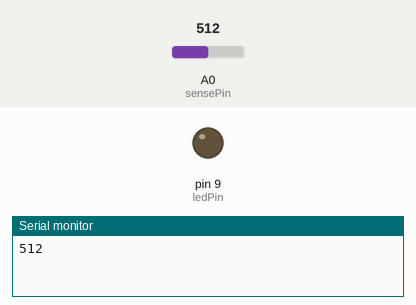
A sketch run on a simulated Arduino Uno, built with avr-gcc and run on an emulated ATmega328P. On the bench: output pins drawn as LEDs (lit = HIGH), the last lines printed to the serial monitor. The test bench sets the inputs (shaded band); at power-on: A0 (sensePin) = 512.

Above: at 0.1 s.
At 0.6 s:
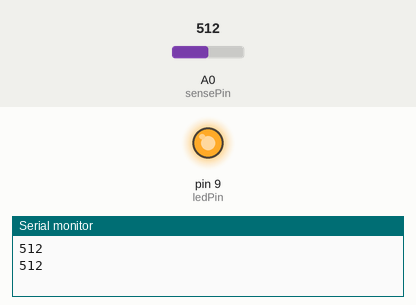
Timing chart, 0 to 2.1 s (numbered marks = the images above):
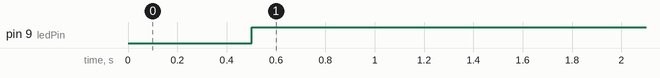

Measured:
- by itself, pin 9 (ledPin): LOW → HIGH at 0.50 s

The sketch:

analog_test_2.ino
```cpp
//Program to test analog inputs
int sensePin =0;
int ledPin = 9;

void setup(){
  analogReference(DEFAULT); //isn´ necessary
  Serial.begin(9600);  //gauge definition
  pinMode(ledPin, OUTPUT);

}

void loop() {
  Serial.println(analogRead(sensePin));  //serial values printing
  delay (500);  //delay for the printing
  int val = analogRead(sensePin);

 if(val <800) digitalWrite(ledPin, HIGH);  //condition to output power on pin 9
 else digitalWrite(ledPin, LOW);
}
```
